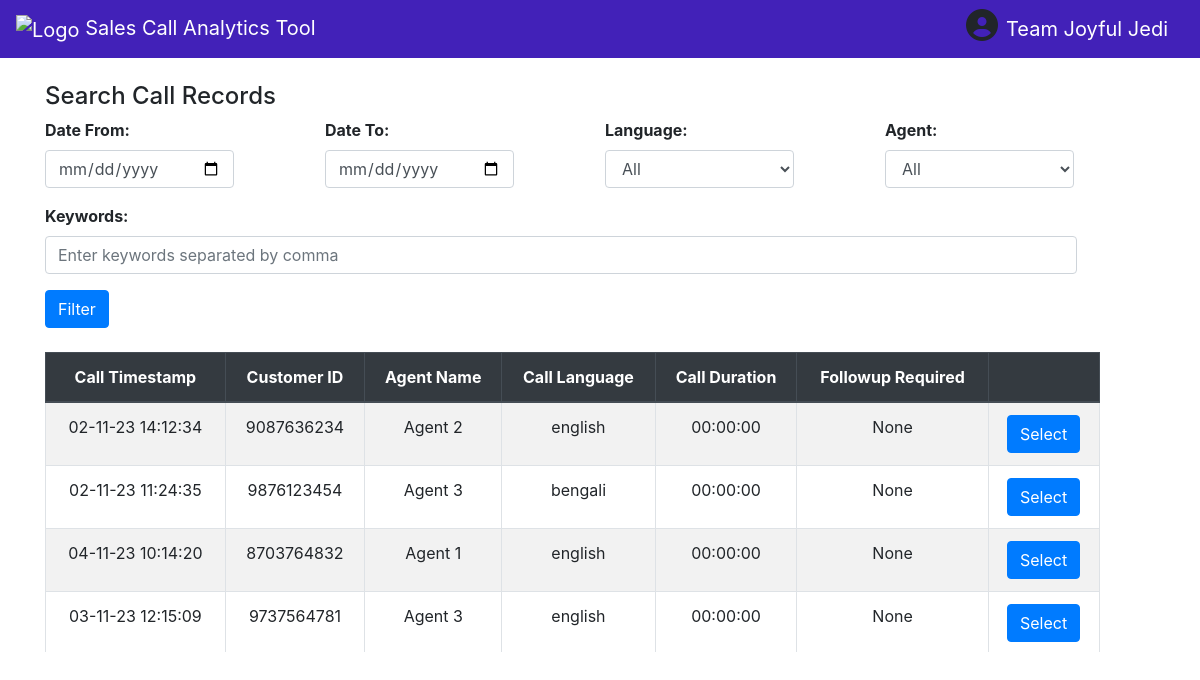
Before: / with the older database file.
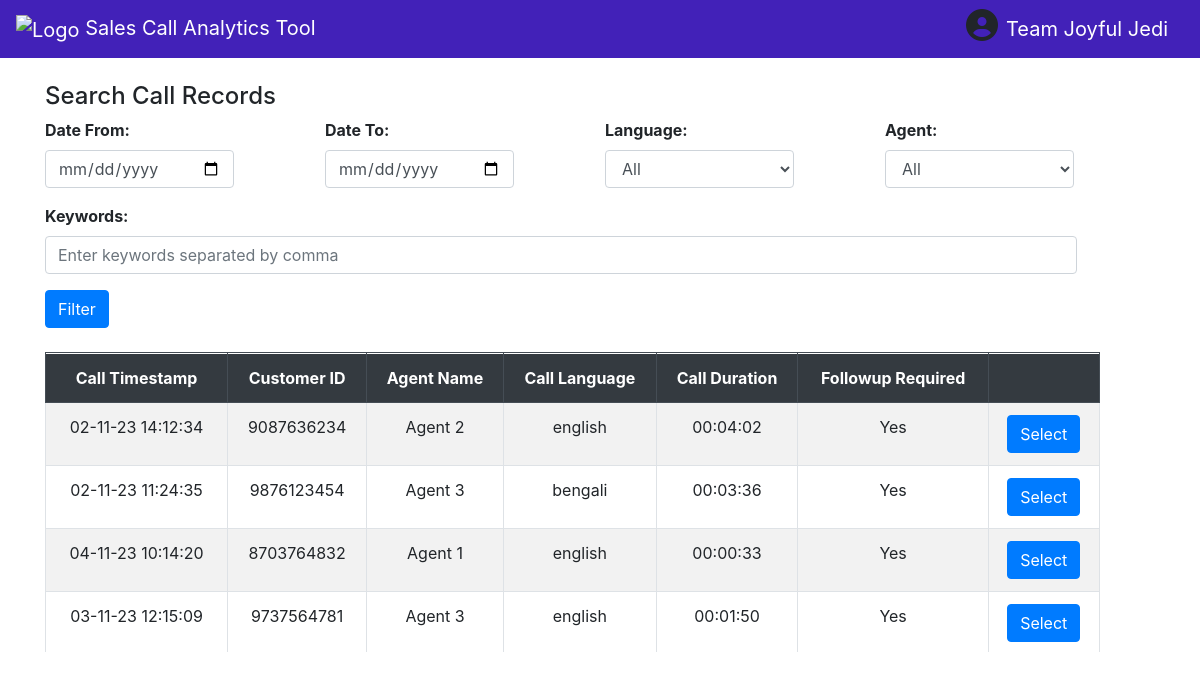
After: the same page with the newer database file.
### tables this page shows
CREATE TABLE TBL_call_details(
                                    call_id TEXT NOT NULL PRIMARY KEY,
                                    caller_id TEXT NOT NULL,
                                    agent_id TEXT NOT NULL,
                                    audio_language TEXT NOT NULL,
                                    call_duration TEXT,
                                    time_on_hold INTEGER,
                                    time_overlapped INTEGER,
                                    duration_overlapped REAL,
                                    original_transcript TEXT,
                                    translated_transcript TEXT,
                                    transliterated_transcript TEXT,
                                    call_summary TEXT,
                                    followup_required INTEGER,
                                    overall_sentiment TEXT,
                                    positive_sentiment_score REAL,
                                    neutral_sentiment_score REAL,
                                    negative_sentiment_score REAL,
                                    keywords TEXT,
                                    category TEXT,
                                    call_timestamp TEXT NOT NULL,
                                    updation_timestamp TEXT NOT NULL,
                                    duration_on_hold REAL,
                                    hold_offsets TEXT
                                , action_items TEXT, audio_path TEXT);

CREATE TABLE TBL_raw_Agent(
                            Agent_id TEXT NOT NULL PRIMARY KEY,
                            Agent_Name TEXT
                        );

### app.py (the view)
@app.route('/')
def index():
    agents= get_agents()
    call_records = get_call_records()
    return render_template('index.html', agents=agents,call_records=call_records)

### app.py (called while the page is built)
def get_agents():
    conn = sqlite3.connect('cyient_database.db')
    cursor = conn.cursor()
    cursor.execute('SELECT agent_id, agent_name FROM TBL_raw_Agent')
    agents = cursor.fetchall()
    conn.close()
    return agents

def get_call_records():
    query = '''select r.call_id, r.caller_id,
            a.agent_name, r.audio_language,
            printf("%02d:%02d:%02d", r.call_duration / 3600, (r.call_duration % 3600) / 60, r.call_duration % 60) as call_duration,
            r.call_timestamp, r.followup_required, r.keywords
            FROM TBL_call_details r
            INNER JOIN TBL_raw_Agent a on r.agent_id = a.agent_id;'''
    conn = sqlite3.connect('cyient_database.db')
    cursor = conn.cursor()
    cursor.execute(query)
    call_records = cursor.fetchall()
    conn.close()
    return call_records

### templates/index.html (shortened to what this page needs)
<!DOCTYPE html>
<html>
<head>
    <link rel="stylesheet" href="https://stackpath.bootstrapcdn.com/bootstrap/4.5.2/css/bootstrap.min.css">
    <link rel="stylesheet" href="https://cdnjs.cloudflare.com/ajax/libs/font-awesome/6.3.0/css/all.min.css">
</head>
<body>
    <nav class="navbar navbar-expand-lg navbar-dark blue-header">
        <a class="navbar-brand" href="#">
        <img src="{{ url_for('static', filename='logo.png') }}" alt="Logo" class="navbar-logo" width="120" height="60">
            Sales Call Analytics Tool
        </a>
        <div class="d-flex ml-auto">
            <i class="fas fa-user-circle fa-2x mr-2"></i>
            <span class="navbar-brand">Team Joyful Jedi</span>
        </div>
    </nav>
    <div class="container mt-4">
        <h4> Search Call Records</h4>
        <form id="filterForm">
            <div class="form-row">
                <div class="form-group col-md-3">
                    <label for="date_from"><b>Date From:</b></label>
                    <input type="date" class="form-control form-control-medium" id="date_from">
                </div>
                <div class="form-group col-md-3">
                    <label for="date_to"><b>Date To:</b></label>
                    <input type="date" class="form-control form-control-medium" id="date_to">
                </div>
                <div class="form-group col-md-3">
                    <label for="language"><b>Language:</b></label>
                    <select class="form-control form-control-medium" id="language">
                        <option value="all">All</option>
                    </select>
                </div>
                <div class="form-group col-md-3">
                    <label for="agent"><b>Agent:</b></label>
                    <select class="form-control form-control-medium" id="agent">
                        <option value="all">All</option>
                    </select>
                </div>
            </div>
            <div class="form-group">
                <label for="keywords"><b>Keywords:</b></label>
                <input type="text" class="form-control form-control-large" id="keywords" placeholder="Enter keywords separated by comma">
            </div>
            <button type="button" class="btn btn-primary" id="filterButton" onclick="filter_records()">Filter</button>
        </form>
    </div>
    <div class="container mt-4">
        <div class="table-responsive" style="max-height: 300px; overflow-y: scroll; width: 95%;">
        <table class="table table-striped table-bordered" id="tbl_call_records">
            <thead class="thead-dark text-center" style="position: sticky; top: 0;">
                <tr>
                    <th>Call Timestamp</th>
                    <th>Customer ID</th>
                    <th>Agent Name</th>
                    <th>Call Language</th>
                    <th>Call Duration</th>
                    <th>Followup Required</th>
                    <th></th>
                </tr>
            </thead>
            <tbody id="tbody_call_records">
                {% for call in call_records %}
                <tr class="text-center">
                    <td>{{ call[5] }}</td>
                    <td>{{ call[1] }}</td>
                    <td>{{ call[2] }}</td>
                    <td>{{ call[3] }}</td>
                    <td>{{ call[4] }}</td>
                    <td>{{ call[6] }}</td>
                    <td><button class="btn btn-primary" value="{{ call[0] }}" id="btn_call_select">Select</button></td>
                </tr>
                {% endfor %}
            </tbody>
        </table>
        </div>
    </div>
</body>
</html>

### templates/index.html (style rules this page uses)
.blue-header { background-color: #4221b8; }
.form-control-medium { width: 70%; }
.form-control-large { width: 93%; }

Changed rows visible on the page:
changed TBL_call_details "Agent 2": call "00:00:00" → "00:04:02"; followup_required "None" → "Yes"
changed TBL_call_details "bengali": call "00:00:00" → "00:03:36"; followup_required "None" → "Yes"
changed TBL_call_details "Agent 1": call "00:00:00" → "00:00:33"; followup_required "None" → "Yes"
changed TBL_call_details (number 4 of 4 on the later page): call "00:00:00" → "00:01:50"; followup_required "None" → "Yes"
